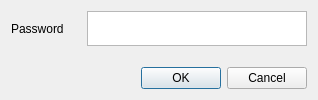
<?xml version="1.0" encoding="UTF-8"?>
<ui version="4.0">
 <class>Dialog</class>
 <widget class="QDialog" name="Dialog">
  <property name="geometry">
   <rect>
    <x>0</x>
    <y>0</y>
    <width>318</width>
    <height>100</height>
   </rect>
  </property>
  <property name="minimumSize">
   <size>
    <width>185</width>
    <height>95</height>
   </size>
  </property>
  <property name="maximumSize">
   <size>
    <width>350</width>
    <height>100</height>
   </size>
  </property>
  <property name="windowTitle">
   <string>Moderator Login</string>
  </property>
  <layout class="QVBoxLayout" name="verticalLayout">
   <item>
    <layout class="QGridLayout" name="gridLayout_2">
     <item row="0" column="0">
      <layout class="QFormLayout" name="formLayout">
       <item row="0" column="0">
        <widget class="QLabel" name="label_2">
         <property name="sizePolicy">
          <sizepolicy hsizetype="Fixed" vsizetype="Fixed">
           <horstretch>0</horstretch>
           <verstretch>0</verstretch>
          </sizepolicy>
         </property>
         <property name="minimumSize">
          <size>
           <width>70</width>
           <height>35</height>
          </size>
         </property>
         <property name="maximumSize">
          <size>
           <width>16777215</width>
           <height>35</height>
          </size>
         </property>
         <property name="text">
          <string>Password</string>
         </property>
         <property name="buddy">
          <cstring>plainTextEdit_2</cstring>
         </property>
        </widget>
       </item>
       <item row="0" column="1">
        <widget class="QPlainTextEdit" name="plainTextEdit_2">
         <property name="sizePolicy">
          <sizepolicy hsizetype="Maximum" vsizetype="Maximum">
           <horstretch>0</horstretch>
           <verstretch>0</verstretch>
          </sizepolicy>
         </property>
         <property name="minimumSize">
          <size>
           <width>0</width>
           <height>35</height>
          </size>
         </property>
         <property name="maximumSize">
          <size>
           <width>256</width>
           <height>35</height>
          </size>
         </property>
         <property name="inputMethodHints">
          <set>Qt::ImhMultiLine</set>
         </property>
         <property name="verticalScrollBarPolicy">
          <enum>Qt::ScrollBarAlwaysOff</enum>
         </property>
        </widget>
       </item>
      </layout>
     </item>
     <item row="1" column="0">
      <widget class="QDialogButtonBox" name="buttonBox_2">
       <property name="orientation">
        <enum>Qt::Horizontal</enum>
       </property>
       <property name="standardButtons">
        <set>QDialogButtonBox::Cancel|QDialogButtonBox::Ok</set>
       </property>
      </widget>
     </item>
    </layout>
   </item>
  </layout>
 </widget>
 <resources/>
 <connections>
  <connection>
   <sender>buttonBox_2</sender>
   <signal>accepted()</signal>
   <receiver>Dialog</receiver>
   <slot>accept()</slot>
   <hints>
    <hint type="sourcelabel">
     <x>222</x>
     <y>92</y>
    </hint>
    <hint type="destinationlabel">
     <x>220</x>
     <y>103</y>
    </hint>
   </hints>
  </connection>
  <connection>
   <sender>buttonBox_2</sender>
   <signal>rejected()</signal>
   <receiver>Dialog</receiver>
   <slot>reject()</slot>
   <hints>
    <hint type="sourcelabel">
     <x>299</x>
     <y>87</y>
    </hint>
    <hint type="destinationlabel">
     <x>299</x>
     <y>109</y>
    </hint>
   </hints>
  </connection>
 </connections>
</ui>
